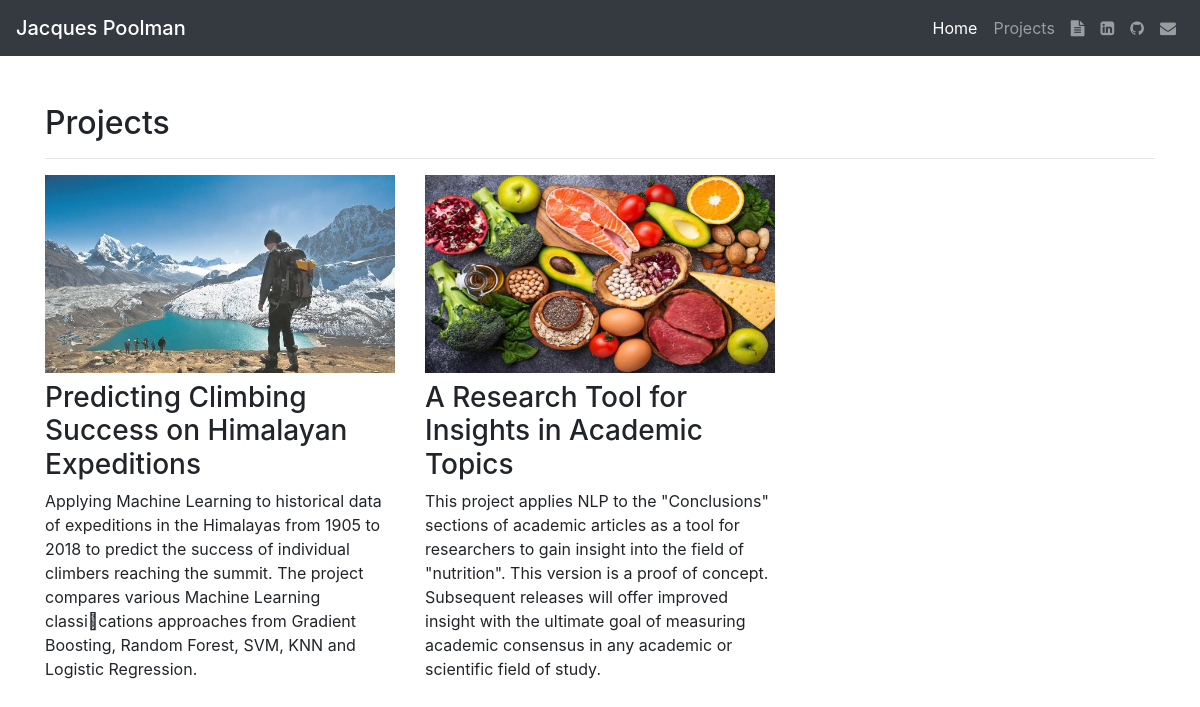
The page /projects/ on the database as committed earlier.
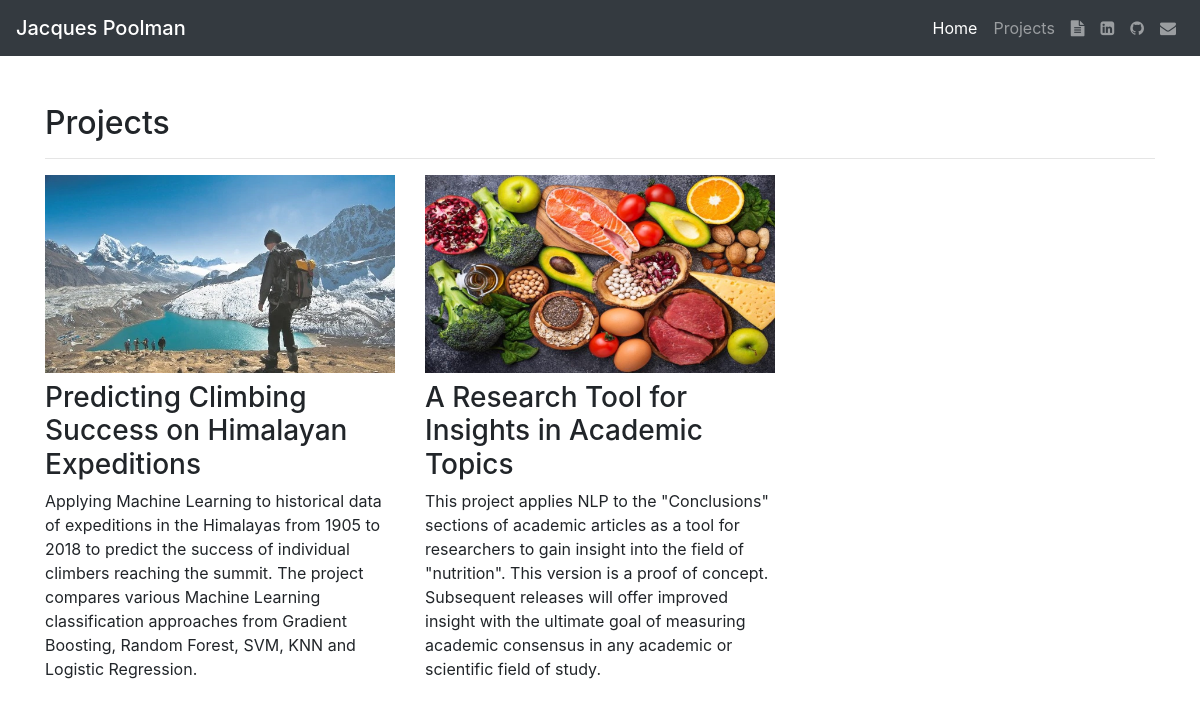
The same page on the database as committed later.
### portfolio/models.py (models this page shows, shortened)
class Project(models.Model):
    title = models.CharField(max_length=100)
    description = models.CharField(max_length=350)
    image = models.ImageField(upload_to='portfolio/images/')
    url = models.URLField(blank=True)

### portfolio/views.py (the view)
# urls.py: path('projects/', views.all_projects, name='all_projects'),
def all_projects(request):
    projects = Project.objects.all()
    return render(request, 'portfolio/projects.html', {'projects': projects})

### portfolio/templates/portfolio/projects.html
{% extends 'portfolio/base.html' %}
{% block content %}
<div class="container">
  <h2 class="mt-5">Projects</h2>
  <hr>
  <div class="row">
    {% for project in projects %}
    <div class="col-lg-4 col-md-6">
      {% if project.url %}
      <a href="{{ project.url }}" target="_blank">
        <img src="{{ project.image.url }}" class="img-fluid mb-2">
      </a>
      {% else %}
      <img src="{{ project.image.url }}" class="img-fluid mb-2">
      {% endif %}
      <h3>{{ project.title }}</h3>
      <p>{{ project.description }}</p>
    </div>
    {% endfor %}
  </div>
</div>
{% endblock %}

### portfolio/templates/portfolio/base.html (shortened to what this page needs)
{% load static %}
<!doctype html>
<html lang="en">
  <head>
    <link rel="stylesheet" href="https://stackpath.bootstrapcdn.com/bootstrap/4.5.0/css/bootstrap.min.css">
    <link rel="stylesheet" href="https://cdnjs.cloudflare.com/ajax/libs/font-awesome/4.7.0/css/font-awesome.min.css">
  </head>
  <body>
    <nav class="navbar sticky-top navbar-expand-md navbar-dark bg-dark">
        <a class="navbar-brand mb-0 h1" href="{% url 'home' %}">Jacques Poolman</a>
        <div class="collapse navbar-collapse" id="navbarNav">
            <ul class="navbar-nav">
                <li class="nav-item active">
                    <a class="nav-link" href="{% url 'home' %}">Home <span class="sr-only">(current)</span></a>
                </li>
                <li class="nav-item">
                  <a class="nav-link" href="{% url 'all_projects' %}">Projects</a>
                </li>
                <li class="nav-item">
                  <a class="nav-link" href="{% static 'portfolio/JP_resume.pdf' %}" target="_blank" data-toggle="tooltip" data-placement="top" title="Resume"><i class="fa fa-file-text"></i></a>
                </li>
                <li class="nav-item">
                  <a class="nav-link" href="https://linkedin.com/in/jacques-poolman-a895331b" target="_blank" data-toggle="tooltip" data-placement="top" title="LinkedIn"><i class="fa fa-linkedin-square"></i></a>
                </li>
                <li class="nav-item">
                  <a class="nav-link" href="https://github.com/jacqpool" target="_blank" data-toggle="tooltip" data-placement="top" title="GitHub"><i class="fa fa-github"></i></a>
                </li>
                <li class="nav-item">
                  <a class="nav-link" href="mailto:jacquespoolman@gmail.com" target="_blank" data-toggle="tooltip" data-placement="top" title="jacquespoolman@gmail.com"><i class="fa fa-envelope"></i></a>
                </li>
            </ul>
        </div>
    </nav>
    {% block content %}{% endblock %}
  </body>
</html>

Rows that differ between the two databases and show on the page:
changed Project "Predicting Climbing Success on Himalayan Expeditions": description "…compares various Machine Learning classi􀂁cations approaches from Gradient Boosting,…" → "…compares various Machine Learning classification approaches from Gradient Boosting,…"
